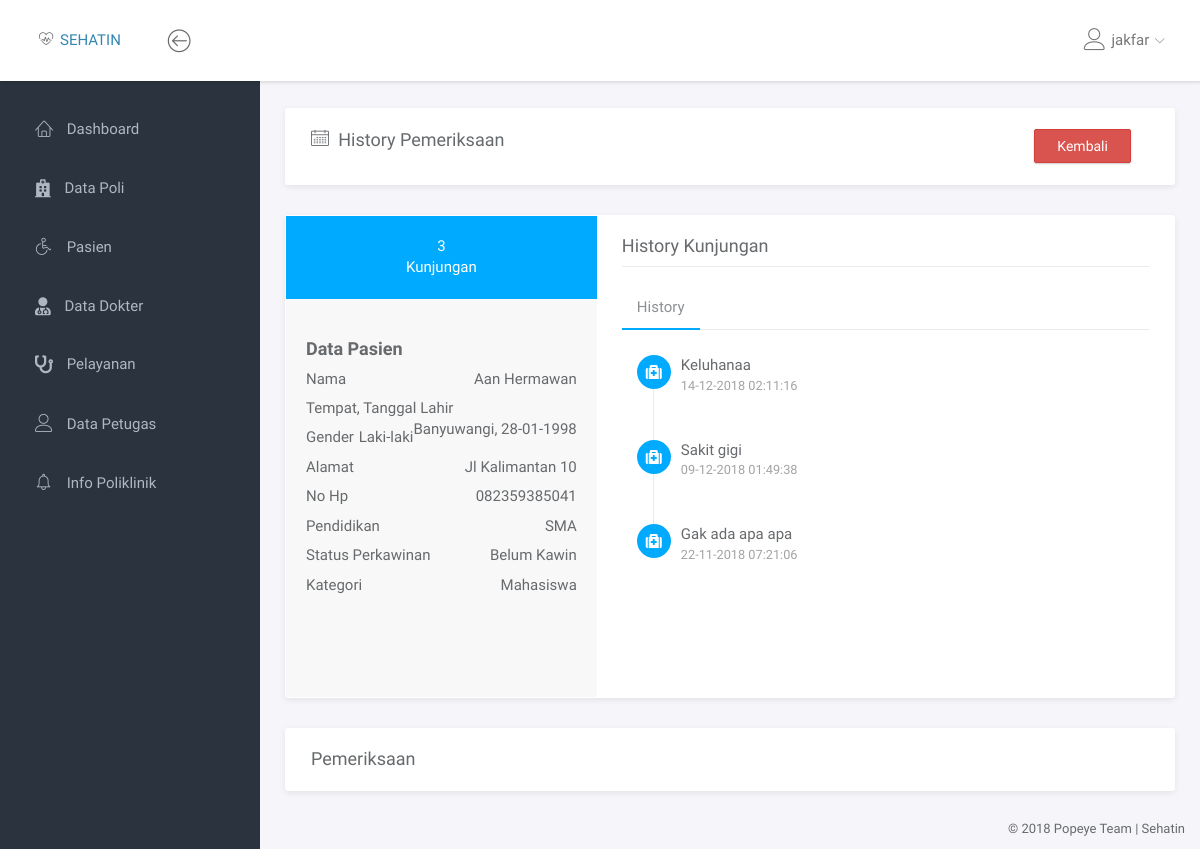
Before: /pemeriksaan/history_pemeriksaan.php?p=4 (signed in) with the older database file.
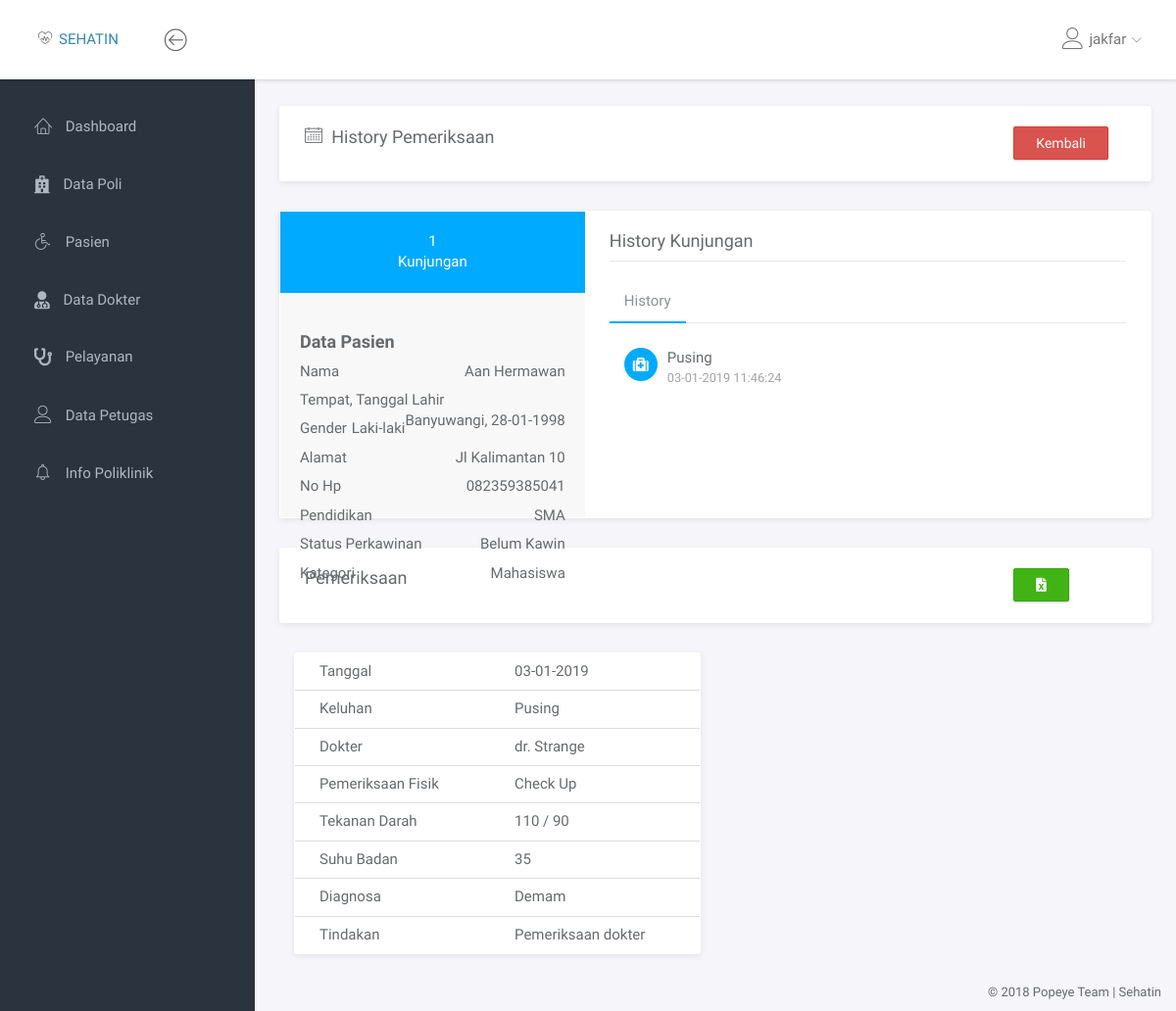
After: the same page with the newer database file.
### tables this page shows
CREATE TABLE `antrian` (
  `id_antrian` int(11) NOT NULL,
  `id_pasien` int(11) NOT NULL,
  `waktu` datetime NOT NULL,
  `status` varchar(30) NOT NULL,
  `id_poli` tinyint(3) NOT NULL,
  `keluhan` text NOT NULL
);

CREATE TABLE `dokter` (
  `id_dokter` tinyint(3) NOT NULL,
  `nm_dokter` varchar(50) NOT NULL,
  `gender` enum('Laki-laki','Perempuan') NOT NULL,
  `alamat` varchar(50) NOT NULL,
  `no_hp` varchar(13) NOT NULL,
  `no_ijin_praktek` varchar(50) NOT NULL,
  `id_poli` tinyint(3) NOT NULL
);

CREATE TABLE `pemeriksaan` (
  `id_pemeriksaan` int(7) NOT NULL,
  `id_antrian` int(11) NOT NULL,
  `id_dokter` tinyint(3) NOT NULL,
  `pemeriksaan_fisik` text NOT NULL,
  `tensi` varchar(10) NOT NULL,
  `suhu` tinyint(2) NOT NULL,
  `id_diagnosa` tinyint(3) NOT NULL
);

CREATE TABLE `diagnosa` (
  `id_diagnosa` tinyint(3) NOT NULL,
  `diagnosa` varchar(30) NOT NULL,
  `status` enum('Aktif','Non Aktif') NOT NULL
);

CREATE TABLE `pelayanan` (
  `id_pelayanan` tinyint(3) NOT NULL,
  `pelayanan` varchar(50) NOT NULL,
  `harga_umum` int(7) NOT NULL,
  `harga_karyawan` int(7) NOT NULL,
  `harga_kel_karyawan` int(7) NOT NULL,
  `harga_mahasiswa` int(7) NOT NULL,
  `status` enum('Aktif','Non Aktif') NOT NULL
);

### pemeriksaan/history_pemeriksaan.php (the view, shortened to what the changed rows need)
<!doctype html>
<html lang="en">
<head>
	<link rel="stylesheet" href="../assets/vendor/bootstrap/css/bootstrap.min.css">
	<link rel="stylesheet" href="../assets/vendor/font-awesome/css/font-awesome.min.css">
	<link rel="stylesheet" href="../assets/vendor/linearicons/style.css">
	<link rel="stylesheet" href="../assets/vendor/chartist/css/chartist-custom.css">
	<link rel="stylesheet" href="../assets/css/main.css">
</head>
<body>
	<div id="wrapper">
		<?php
			include '../dashboard/navbar.php';
			include '../dashboard/left_sidebar.php';
	  $qhistory = mysqli_query($con, "SELECT DISTINCT * FROM antrian WHERE id_pasien = '$_GET[p]' ORDER BY waktu DESC");
	  $qpemeriksaan = mysqli_query($con, "SELECT DISTINCT a.*, pm.*, dg.diagnosa, t.*, p.pelayanan, d.nm_dokter FROM antrian a INNER JOIN pemeriksaan pm ON a.id_antrian = pm.id_antrian INNER JOIN tindakan t ON t.id_pemeriksaan = pm.id_pemeriksaan INNER JOIN pelayanan p ON p.id_pelayanan = t.id_pelayanan INNER JOIN dokter d ON pm.id_dokter = d.id_dokter INNER JOIN diagnosa dg ON dg.id_diagnosa = pm.id_diagnosa WHERE a.id_pasien = '$_GET[p]' AND t.id_pelayanan != 1 ORDER BY a.id_antrian DESC");
		 ?>
		 <div class="main">
			<div class="main-content">
				<div class="container-fluid">
					<div class="panel panel-profile">
			<div class="clearfix">
			  <div class="profile-left">
				<div class="profile-header">
				  <div class="profile-stat">
					<div class="row">
					  <div class="col-md-12 stat-item">
						<?php echo mysqli_num_rows($qhistory) ?> <span>Kunjungan</span>
					  </div>
					</div>
				  </div>
				</div>
			  </div>
			  <div class="profile-right">
				<div class="tab-content">
				  <div class="tab-pane fade in active" id="tab-bottom-left1">
					<ul class="list-unstyled activity-timeline">
					  <?php
						while ($valhistory = mysqli_fetch_assoc($qhistory)) {
						  $tgl = explode(" ", $valhistory['waktu']);
						  $tgl_periksa = $tgl[0];
						  $waktu_periksa = $tgl[1];
						  $tgl_periksa = date("d-m-Y", strtotime($tgl_periksa));
					  ?>
						  <li>
							<i class="fa fa-medkit activity-icon"></i>
							<p><?php echo $valhistory['keluhan'] ?> <span class="timestamp"><?php echo $tgl_periksa . " " . $waktu_periksa ?> </span> </p>
						  </li>
					  <?php
						}
					  ?>
					</ul>
				  </div>
									<br><br>
				</div>
			  </div>
			</div>
		  </div>
					<div class="panel">
						<div class="panel-heading">
							<div class="row">
								<?php if (mysqli_num_rows($qpemeriksaan) > 0): ?>
									<div class="col-md-2 col-md-offset-8"><a href="export.php?id_pasien=<?php echo $_GET['p']?>" class="btn btn-success btn-md" title="Export ke Excel"><i class="fa fa-file-excel-o"></i></a></div>
								<?php endif ?>
							</div>
						</div>
					</div>
		  <?php
			while ($pemeriksaan = mysqli_fetch_assoc($qpemeriksaan)) {
				$tgl_pemeriksaan = explode(" ", $pemeriksaan['waktu']);
				$tgl_pemeriksaan = date("d-m-Y", strtotime($tgl_pemeriksaan[0]));
		  ?>
				<div class="col-md-6">
					<div class="panel">
						<table class="table">
							<tr>
								<td>Tanggal</td>
								<td><?php echo $tgl_pemeriksaan ?></td>
							</tr>
						  <tr>
							<td>Keluhan</td>
							<td><?php echo $pemeriksaan['keluhan'] ?></td>
						  </tr>
							<tr>
								<td>Dokter</td>
								<td><?php echo $pemeriksaan['nm_dokter'] ?></td>
							</tr>
							<tr>
								<td>Pemeriksaan Fisik</td>
								<td><?php echo $pemeriksaan['pemeriksaan_fisik'] ?></td>
							</tr>
							<tr>
								<td>Tekanan Darah</td>
								<td><?php echo $pemeriksaan['tensi'] ?></td>
							</tr>
							<tr>
								<td>Suhu Badan</td>
								<td><?php echo $pemeriksaan['suhu'] ?></td>
							</tr>
							<tr>
								<td>Diagnosa</td>
								<td><?php echo $pemeriksaan['diagnosa'] ?></td>
							</tr>
							<tr>
								<td>Tindakan</td>
								<td><?php echo $pemeriksaan['pelayanan'] ?></td>
							</tr>
						</table>
					</div>
				</div>
		  <?php
			}
		  ?>
				</div>
			</div>
		 </div>
	</div>
</body>
</html>

Changed rows visible on the page:
removed antrian: keluhan "Keluhanaa", waktu "14-12-2018", waktu "02:11:16", shown under "History Kunjungan"
removed antrian: keluhan "Sakit gigi", waktu "09-12-2018", waktu "01:49:38", shown under "History Kunjungan"
removed antrian: keluhan "Gak ada apa apa", waktu "22-11-2018", waktu "07:21:06", shown under "History Kunjungan"
added antrian: keluhan "Pusing", waktu "03-01-2019", waktu "11:46:24", dokter.nm_dokter "dr. Strange", pemeriksaan.pemeriksaan_fisik "Check Up", pemeriksaan.tensi "110 / 90", pemeriksaan.suhu "35", diagnosa.diagnosa "Demam", pelayanan.pelayanan "Pemeriksaan dokter"
Other visible differences:
mysqli_num_rows($qhistory): "3" → "1"
